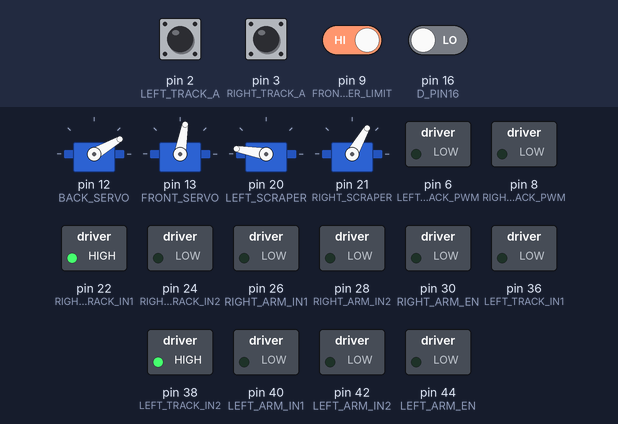
Simulated run of this sketch. Board: Arduino Mega 2560, built with avr-gcc and run on an emulated ATmega2560. On the bench: 4 × servo, switched loads named in the sketch (green lamp = pin HIGH). The test bench sets the inputs (shaded band); at power-on: pin 9 (FRONT_BUMPER_LIMIT) HIGH, pin 2 (LEFT_TRACK_A), pin 3 (RIGHT_TRACK_A), pin 16 (D_PIN16) LOW.

Above: at 1.8 s.
1.9 s: pin 9 (FRONT_BUMPER_LIMIT) driven LOW
At 3.0 s:
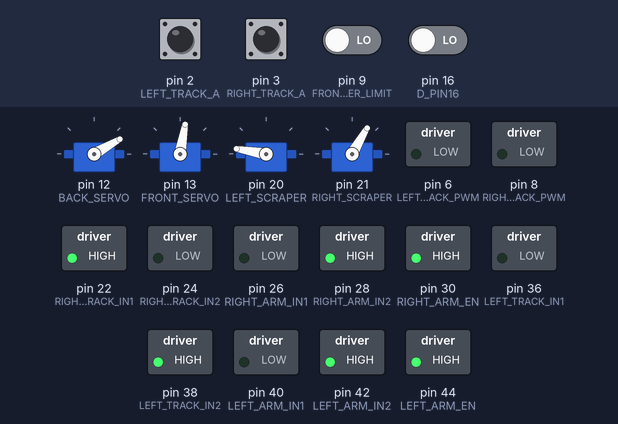
23.9 s: pin 9 (FRONT_BUMPER_LIMIT) driven HIGH
At 25.0 s:
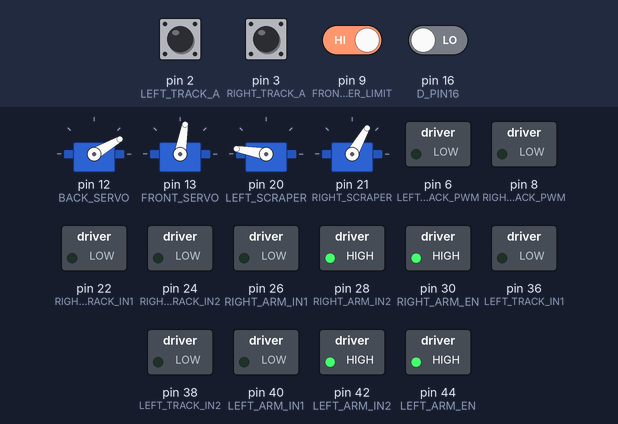
44.4 s: pin 9 (FRONT_BUMPER_LIMIT) driven LOW
At 53.5 s:
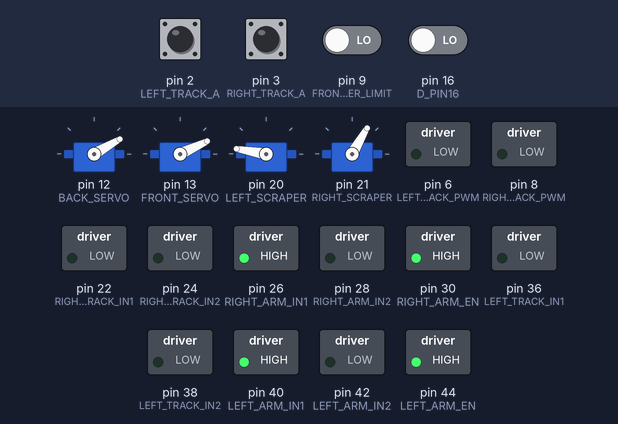
Timing chart, 0 to 64.6 s (numbered marks = the images above; inputs shaded):
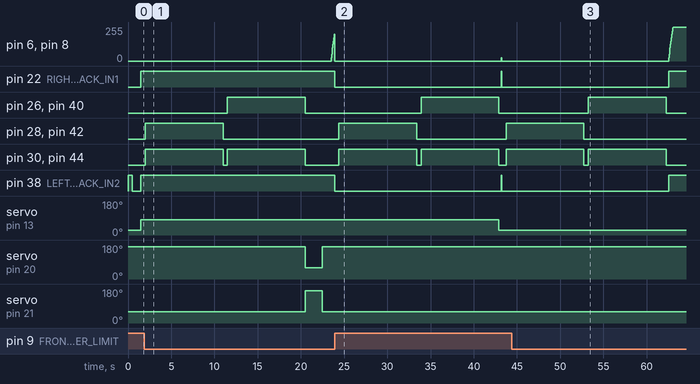

The sketch:

WindowWasherTest.ino
```cpp
/*
 * Main application for Window Washer Robot
 * Authors: Mechantronics Team C: Millipede
 * Date: 2/28/18
 */

/** BEGIN Header Files **/
//All macro definitions for pins used on Arduino Mega
#include "pins.h"

//Functions to setup and drive motors for arm extension/retraction
#include "arm_motor_driver.h"

//Functions to setup and drive motors using PID of chosen speed
#include "track_motor_driver.h"

//Functions to to drive front/back servos
#include "cleaning_servos_driver.h"

#include "states.h"

/** END Header Files*/

/** BEGIN Debug Section */
//Uncomment Line below for Debug Serial Prlonging
#define DEBUG

#ifdef DEBUG
 #define DEBUG_START Serial.begin(9600)
 #define DEBUG_PRINT(x)  Serial.print (x)
 #define DEBUG_PRINTLN(x)  Serial.print (x)
 #define DEBUG_PRINTSTATE(x) Serial.print("The current State is "); Serial.print (x)
#else
 #define DEBUG_START
 #define DEBUG_PRINT(x)
 #define DEBUG_PRINTLN(x)
 #define DEBUG_PRINTSTATE(x)
#endif
/** END Debug Section */

#define BumpLength 1728
#define MiddleLength 18432
#define PadLength 4032
#define CUP_LENGTH 3456

#define B_FREE 0
#define B_FRONT 1
#define B_MIDDLE 2
#define B_BACK 3
#define B_AFTER 4
#define B_PAD 5

long leftTargetLocal, rightTargetLocal;
long currentState;
long loopTics;
long barrierCrossed;
long barrierHit;
/*
 * For Demo on 3/21: Leds for motors, Micro Sevos, Limit Switches, Wire Encoder
 */

long cupMoved;

void setup() {
  //Serial.begin(9600);
  barrierHit = B_FREE;
  pinMode(FRONT_BUMPER_LIMIT, INPUT_PULLUP);
  pinMode(16, INPUT);
  DEBUG_START;
  cleaning_servos_setup();
  track_motor_setup();
  update_targets(10000,10000);
  reset_targets();
  track_motor_enable();
  track_motor_pid(0.0, .5);
  while(digitalRead(FRONT_BUMPER_LIMIT) == LOW){
    delay(20);
    track_motor_pid(0.0, .5);
  }
  track_motor_stop(0, 1);
  delay(500);
  track_motor_pid(0.5, 0.0);
  while(digitalRead(FRONT_BUMPER_LIMIT) == LOW){
    delay(20);
    track_motor_pid(0.5, 0.0);
  }
  track_motor_stop(1,1);
  delay(500);
  while(digitalRead(FRONT_BUMPER_LIMIT) == LOW){
    delay(20);
  }
  delay(500);
  track_clear_pos();
  leftTargetLocal = CUP_LENGTH;
  rightTargetLocal = CUP_LENGTH;
  update_targets(leftTargetLocal, rightTargetLocal);
  //lower_scrapers();
  cleaning_lower_front();
  arm_motor_setup();
  track_motor_enable();
  armClean();
  actually_scrape();
  cupMoved = 0;
}

long leftPoslocal, rightPoslocal;
long barrierTics;
void loop() {
  track_motor_pos(&leftPoslocal, &rightPoslocal);

  if(digitalRead(FRONT_BUMPER_LIMIT) == HIGH){
    track_motor_stop(1,1);
    armClean();

    if(digitalRead(16) == HIGH)
      while(1);

    barrierHit = B_FRONT;
    cleaning_lift_front();
    delay(300);
    track_motor_pos(&leftPoslocal, &rightPoslocal);
    barrierTics = leftPoslocal;
    track_motor_enable();
  }

  if(at_targets()){

    if(barrierHit == B_FREE || barrierHit == B_PAD || barrierHit == B_MIDDLE || barrierHit == B_AFTER)
      sealCup();

    cupMoved++;
    if (cupMoved % 2 == 0) {
      if(barrierHit == B_FREE || barrierHit == B_AFTER) armClean();
    }
    actually_scrape();
    advanceTarget();
  }
  else{
    track_motor_pid(.5, .5);
    if(barrierHit == B_FRONT && leftPoslocal - barrierTics >= PadLength/3){
      track_motor_stop(1,1);
      cleaning_lower_front();
      track_motor_enable();
      barrierHit = B_PAD;
    }
    if(barrierHit == B_PAD && leftPoslocal - barrierTics >= PadLength + BumpLength){
      track_motor_stop(1,1);
      track_motor_enable();
      barrierHit = B_MIDDLE;
    }

    if(barrierHit == B_MIDDLE && leftPoslocal - barrierTics >= PadLength + BumpLength + MiddleLength){
      track_motor_stop(1,1);
      lift_scrapers();
      track_motor_enable();
      barrierHit = B_BACK;
    }
    if(barrierHit == B_BACK && leftPoslocal - barrierTics >= 2*PadLength + BumpLength + MiddleLength){
      track_motor_stop(1,1);
      lower_scrapers();
      armClean();
      track_motor_enable();
      barrierHit = B_AFTER;
      cupMoved = 1;
    }
    delay(50);
  }
}

void armClean() {
  arm_motor_stop(true,true);
  delay(500);
  arm_motor_extend(true,true);
  delay(9000);
  arm_motor_stop(true,true);
  delay(500);
  arm_motor_retract(true,true);
  delay(9000);
  arm_motor_stop(true,true);
}

void sealCup(){
    cleaning_lift_front();
    delay(100);
    push_scrapers();
    delay(1000);
    lift_scrapers();
    delay(100);
    push_scrapers();
    delay(1000);
    lower_scrapers();
    cleaning_lower_front();
}

void advanceTarget(){
  leftTargetLocal += CUP_LENGTH;
  rightTargetLocal += CUP_LENGTH;
  update_targets(leftTargetLocal, rightTargetLocal);
  reset_targets();
  track_motor_enable();
}
```

states.h
```cpp
#define InitState 1
#define RunArms 2
#define BumpRunArms 3
#define MoveForward 4
#define BumpExtendArms 5
#define BumpRetractArms 6
#define MoveOverBump 7
#define FinalExtendArms 8
#define FinalRetractArms 9
#define SystemStop 10
```

pins.h
```cpp
#define D_PIN0 0
#define D_PIN1 1
#define LEFT_TRACK_A 2
#define RIGHT_TRACK_A 3
#define LEFT_TRACK_B 4
#define RIGHT_TRACK_B 5
#define LEFT_TRACK_PWM 6
#define D_PIN7 7
#define RIGHT_TRACK_PWM 8
#define FRONT_BUMPER_LIMIT 9
#define D_PIN10 10
#define D_PIN11 11
#define BACK_SERVO 12
#define FRONT_SERVO 13
#define D_PIN14 14
#define D_PIN15 15
#define D_PIN16 16
#define D_PIN17 17
#define D_PIN18 18
#define D_PIN19 19
#define LEFT_SCRAPER 20
#define RIGHT_SCRAPER 21
#define RIGHT_TRACK_IN1 22
#define D_PIN23 23
#define RIGHT_TRACK_IN2 24
#define D_PIN25 25
#define RIGHT_ARM_IN1 26
#define D_PIN27 27
#define RIGHT_ARM_IN2 28
#define D_PIN29 29
#define RIGHT_ARM_EN 30
#define D_PIN31 31
#define RIGHT_ARM_EXTENDED 32
#define D_PIN33 33
#define RIGHT_ARM_RETRACTED 34
#define D_PIN35 35
#define LEFT_TRACK_IN1 36
#define D_PIN37 37
#define LEFT_TRACK_IN2 38
#define D_PIN39 39
#define LEFT_ARM_IN1 40
#define D_PIN41 41
#define LEFT_ARM_IN2 42
#define D_PIN43 43
#define LEFT_ARM_EN 44
#define D_PIN45 45
#define LEFT_ARM_EXTENDED 46
#define D_PIN47 47
#define LEFT_ARM_RETRACTED 48
#define D_PIN49 49
#define RIGHT_RELAY 50
#define D_PIN51 51
#define LEFT_RELAY 52
#define D_PIN53 53
```

arm_motor_driver.cpp
```cpp
#include "arm_motor_driver.h"
#include "Arduino.h"
void arm_motor_setup(){
  pinMode(RIGHT_ARM_IN1, OUTPUT);
  pinMode(RIGHT_ARM_IN2, OUTPUT);
  pinMode(RIGHT_ARM_EN, OUTPUT);
  digitalWrite(RIGHT_ARM_EN, LOW);
  digitalWrite(RIGHT_ARM_IN1, LOW);
  digitalWrite(RIGHT_ARM_IN2, LOW);

  pinMode(LEFT_ARM_IN1, OUTPUT);
  pinMode(LEFT_ARM_IN2, OUTPUT);
  pinMode(LEFT_ARM_EN, OUTPUT);
  digitalWrite(LEFT_ARM_EN, LOW);
  digitalWrite(LEFT_ARM_IN1, LOW);
  digitalWrite(LEFT_ARM_IN2, LOW);


}

void arm_motor_extend(bool left_extend, bool right_extend){
  if(right_extend){
    digitalWrite(RIGHT_ARM_IN1, LOW);
    digitalWrite(RIGHT_ARM_IN2, HIGH);
    digitalWrite(RIGHT_ARM_EN, HIGH);
  }
  if(left_extend){
    digitalWrite(LEFT_ARM_IN1, LOW);
    digitalWrite(LEFT_ARM_IN2, HIGH);
    digitalWrite(LEFT_ARM_EN, HIGH);
  }

}

void arm_motor_stop(bool left_stop, bool right_stop){
  if(right_stop){
    digitalWrite(RIGHT_ARM_IN1, LOW);
    digitalWrite(RIGHT_ARM_IN2, LOW);
    digitalWrite(RIGHT_ARM_EN, LOW);
  }
  if(left_stop){
    digitalWrite(LEFT_ARM_IN1, LOW);
    digitalWrite(LEFT_ARM_IN2, LOW);
    digitalWrite(LEFT_ARM_EN, LOW);
  }
}

void arm_motor_retract(bool left_retract, bool right_retract){
  if(right_retract){
    digitalWrite(RIGHT_ARM_IN1, HIGH);
    digitalWrite(RIGHT_ARM_IN2, LOW);
    digitalWrite(RIGHT_ARM_EN, HIGH);
  }
  if(left_retract){
    digitalWrite(LEFT_ARM_IN1, HIGH);
    digitalWrite(LEFT_ARM_IN2, LOW);
    digitalWrite(LEFT_ARM_EN, HIGH);
  }
}
```

arm_motor_driver.h
```cpp
#include "pins.h"

//assigns pins and initializes variables
void arm_motor_setup();

//if true, begins extension of side
void arm_motor_extend(bool left_extend, bool right_extend);

//if true, stops motor of side
void arm_motor_stop(bool left_stop, bool right_stop);

//if true, begin retraction of side
void arm_motor_retract(bool left_retract, bool right_retract);
```

cleaning_servos_driver.cpp
```cpp
#include "cleaning_servos_driver.h"
#include "Arduino.h"
#include <Servo.h>

#define F_DOWN 80
#define F_UP 25
#define F_INIT 25
#define F_MID 40
#define B_DOWN 65
#define B_PUSH 90
#define B_UP 30

#define L_U 170
#define L_S 60
#define R_U 60
#define R_S 170

Servo front_servo;
Servo back_servo;
Servo left_scraper;
Servo right_scraper;

void cleaning_servos_setup(){
  back_servo.attach(BACK_SERVO);
  back_servo.write(B_UP);
  front_servo.attach(FRONT_SERVO);
  front_servo.write(F_INIT);
  left_scraper.attach(LEFT_SCRAPER);
  left_scraper.write(L_U);
  right_scraper.attach(RIGHT_SCRAPER);
  right_scraper.write(R_U);
}

void cleaning_lift_front(){
  front_servo.write(F_UP);
}
void cleaning_mid_front(){
  front_servo.write(F_MID);
}
void cleaning_lower_front(){
  front_servo.write(F_DOWN);
}

void lower_scrapers(){
  back_servo.write(B_DOWN);
}

void lift_scrapers(){
  back_servo.write(B_UP);
}

void push_scrapers(){
  back_servo.write(B_PUSH);
}

void actually_scrape(){
  left_scraper.write(L_S);
  right_scraper.write(R_S);
  delay(2000);
  left_scraper.write(L_U);
  right_scraper.write(R_U);
  delay(1000);
}
```

cleaning_servos_driver.h
```cpp
#include "pins.h"

void cleaning_servos_setup();

void cleaning_lift_front();

void cleaning_lower_front();

void cleaning_mid_front();

void lift_scrapers();

void lower_scrapers();

void push_scrapers();

void actually_scrape();
```

track_motor_driver.cpp
```cpp
#include "track_motor_driver.h"
#include "Arduino.h"
long leftTarget, rightTarget, leftAtTarget, rightAtTarget;
long rightPos, leftPos;
double rightPWM, leftPWM;
long prevRightPos, prevLeftPos;
double last_time;
double left_speed, right_speed;

double left_P = 50.0;
double left_e = 0.0;
double right_e = 0.0;


double right_P = 50.0;

double timeChange;
//Pin 5, RIGHT_TRACK_B is PORT E3
//Pin 4, LEFT_TRACK_B is PORT G5

void update_right(){
  //if(digitalRead(RIGHT_TRACK_B)==HIGH)
  if(PORTE & (1<<3))
    rightPos--;
  else
    rightPos++;

  if(rightPos >= rightTarget){
    if(!rightAtTarget){
      rightAtTarget = 1;
      track_motor_stop(0,1);
    }
  }
}

void update_left(){
  //if(digitalRead(LEFT_TRACK_B)==HIGH)
  if(PORTG & (1<<5))
    leftPos--;

  else
    leftPos++;

  if(leftPos >= leftTarget){
    if(!leftAtTarget){
      leftAtTarget = 1;
      track_motor_stop(1,0);
    }
  }
}

void track_motor_setup(){
  leftPos = 0;
  rightPos = 0;
  prevLeftPos = 0;
  prevRightPos = 0;
  leftPWM = 0;
  rightPWM = 0;
  last_time = millis();
  leftAtTarget = 0;
  leftTarget = 0;
  rightTarget = 0;
  rightAtTarget = 0;
  pinMode(RIGHT_TRACK_IN1, OUTPUT);
  pinMode(RIGHT_TRACK_IN2, OUTPUT);
  pinMode(RIGHT_TRACK_A, INPUT);
  pinMode(RIGHT_TRACK_B, INPUT);
  pinMode(RIGHT_TRACK_PWM, OUTPUT);
  pinMode(LEFT_TRACK_IN1, OUTPUT);
  pinMode(LEFT_TRACK_IN2, OUTPUT);
  pinMode(LEFT_TRACK_A, INPUT);
  pinMode(LEFT_TRACK_B, INPUT);
  pinMode(LEFT_TRACK_PWM, OUTPUT);

  attachInterrupt(digitalPinToInterrupt(RIGHT_TRACK_A), update_right, RISING);
  attachInterrupt(digitalPinToInterrupt(LEFT_TRACK_A), update_left, RISING);
}

void track_motor_enable(){
  digitalWrite(RIGHT_TRACK_IN1, HIGH);
  digitalWrite(RIGHT_TRACK_IN2, LOW);
  last_time = millis();
  leftPWM = 0;
  rightPWM = 0;
  prevLeftPos = leftPos;
  prevRightPos = rightPos;
  digitalWrite(LEFT_TRACK_IN1, LOW);
  digitalWrite(LEFT_TRACK_IN2, HIGH);
}

void track_motor_stop(long left_stop, long right_stop){
  if(right_stop){
  digitalWrite(RIGHT_TRACK_IN1, LOW);
  digitalWrite(RIGHT_TRACK_IN2, LOW);
  analogWrite(RIGHT_TRACK_PWM, 0);
  }
  if(left_stop){
  digitalWrite(LEFT_TRACK_IN1, LOW);
  digitalWrite(LEFT_TRACK_IN2, LOW);
  analogWrite(LEFT_TRACK_PWM, 0);
  }
}


void track_motor_pid(double left_target, double right_target){
  timeChange = ((double)millis() - last_time);
  while(!timeChange) timeChange = ((double)millis() - last_time);
  left_speed = (double)(leftPos - prevLeftPos)/timeChange;
  right_speed = (double)(rightPos - prevRightPos)/timeChange;

  left_e = left_target - left_speed;
  right_e = right_target - right_speed;

  leftPWM = leftPWM + left_e*left_P;
  if(leftPWM > 255) leftPWM = 255;
  if(leftPWM < 0) leftPWM = 0;

  rightPWM = rightPWM + right_e*right_P;
  if(rightPWM > 255) rightPWM = 255;
  if(rightPWM < 0) rightPWM = 0;

  analogWrite(LEFT_TRACK_PWM, (long)leftPWM);
  analogWrite(RIGHT_TRACK_PWM, (long)rightPWM);

  last_time = millis();
  prevRightPos = rightPos;
  prevLeftPos = leftPos;


}

void track_motor_pos(long* left_pos, long* right_pos){
  *left_pos = leftPos;
  *right_pos = rightPos;
}

void update_targets(long left_target, long right_target){
  leftTarget = left_target;
  rightTarget = right_target;
  return;
}

long at_targets(){
  return leftAtTarget && rightAtTarget;
}

void reset_targets(){
  leftAtTarget = 0;
  rightAtTarget = 0;
}

void track_clear_pos(){
  leftPos = 0;
  rightPos = 0;
}
```

track_motor_driver.h
```cpp
#include "pins.h"

//assigns pins and initializes
void track_motor_setup();

void track_motor_enable();

//zeros encoder tics
void track_clear_pos();

void track_motor_stop(long left_stop, long right_stop);

//called in a consitent timing to make motors move at target velocity
void track_motor_pid(double left_target, double right_target);

//returns tic location of each motor
void track_motor_pos(long* left_pos, long* right_pos);

void update_targets(long left_target, long right_target);

long at_targets();

void reset_targets();
```

Measured:
- after the input at 1.9 s, pin 6 (LEFT_TRACK_PWM), pin 8 (RIGHT_TRACK_PWM): 0/255 → 200/255 after 21.6 s; pin 22 (RIGHT_TRACK_IN1), pin 38 (LEFT_TRACK_IN2): stays HIGH (without the input it goes to LOW after 21.6 s)
- after the input at 23.9 s, pin 22 (RIGHT_TRACK_IN1): HIGH → LOW at once, → HIGH 19.3 s later, → LOW 0.05 s later; pin 26 (RIGHT_ARM_IN1): LOW → HIGH after 10.0 s, → LOW 9.0 s later
- after the input at 44.4 s, pin 22 (RIGHT_TRACK_IN1), pin 38 (LEFT_TRACK_IN2): goes on until 62.6 s, then stays HIGH; pin 28 (RIGHT_ARM_IN2), pin 42 (LEFT_ARM_IN2): goes on until 52.8 s, then stays LOW; pin 30 (RIGHT_ARM_EN), pin 44 (LEFT_ARM_EN): goes on until 62.3 s, then stays LOW
- by itself, pin 30 (RIGHT_ARM_EN), pin 44 (LEFT_ARM_EN): alternates HIGH for 9.0 s and LOW for 0.50 s
